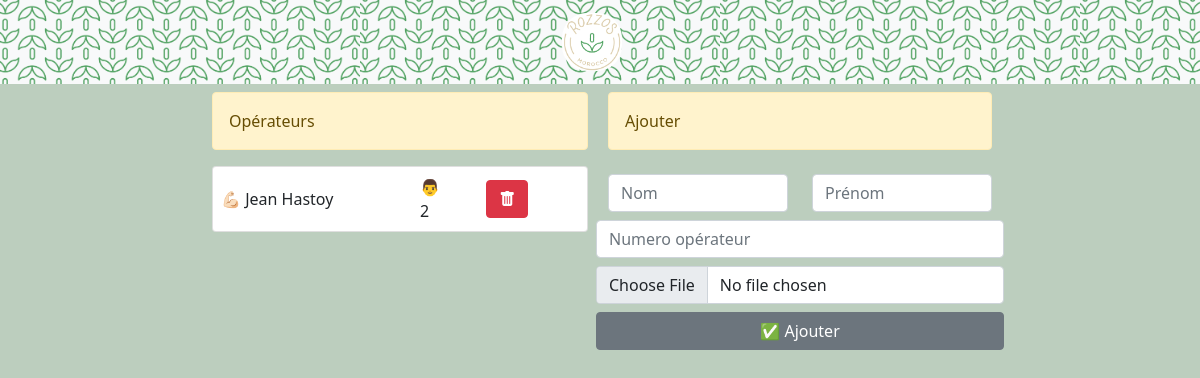
The page /workers on the database its author committed.
### app/models/worker.py (models this page shows)
class Worker(db.Model):
    __tablename__ = 'worker'
    id = db.Column(db.Integer, primary_key=True)
    first_name = db.Column(db.String(80), nullable=False)
    last_name = db.Column(db.String(80), nullable=False)
    num_worker = db.Column(db.Integer, nullable=False)
    tasks = db.relationship('BaseTask', backref='worker', lazy='select')

### app/workers.py (the view)
@bp_workers.route('', methods=['GET', 'POST'])
def index():
    from .models import Worker
    from main import db
    if request.method == 'POST':
        worker = Worker(first_name=request.form.get('first_name'), last_name=request.form.get('last_name'), num_worker=request.form.get('num_worker'))
        db.session.add(worker)
        db.session.commit()
    workers = Worker.query.order_by(Worker.num_worker).all()
    return render_template('workers.html', workers=workers)

### app/templates/workers.html
<!DOCTYPE html>
<html lang="fr">
  {% include 'head.html' %}
  <body>
    {% include 'nav_bar.html' %}
    <div class="container-fluid mt-2">
      <div class="row d-flex justify-content-center justify-content-center">
        <div class="col-md-4">
          <div class="alert alert-warning" role="alert">Opérateurs</div>
          {% for worker in workers%}
          <div class="card mt-2">
            <div class="row justify-content-between align-items-center">
              <div class="col-md-6 col-6">
                <div class="p-2 justify-content-center align-items-center">
                  💪🏻 {{worker.last_name}} {{worker.first_name}}
                </div>
              </div>
              <div class="col-md-2 col-2">
                <div class="p-2 justify-content-center align-items-center">
                  👨 {{worker.num_worker}}
                </div>
              </div>
              <div class="col-md-4 col-4">
                <div class="p-2 justify-content-center align-items-center">
                  <form
                    id="delete_worker_{{worker.id}}"
                    method="POST"
                    action="{{url_for('workers.delete', worker_id=worker.id)}}"
                  >
                    <button
                      form="delete_worker_{{worker.id}}"
                      type="submit"
                      class="btn btn-danger"
                    >
                      <i class="bi bi-trash-fill"></i>
                    </button>
                  </form>
                </div>
              </div>
            </div>
          </div>
          {% endfor %}
        </div>
        <div class="col-md-4 px-2">
          <div class="alert alert-warning" role="alert">Ajouter</div>
          <form method="POST" href="#">
            <div class="row justify-content-between align-items-center">
              <div class="col-md-6 mt-2">
                <input
                  required
                  type="text"
                  class="form-control"
                  placeholder="Nom"
                  name="last_name"
                />
              </div>
              <div class="col-md-6 mt-2">
                <input
                  required
                  type="text"
                  class="form-control"
                  placeholder="Prénom"
                  name="first_name"
                />
              </div>
            </div>
            <div class="row justify-content-center align-items-center mt-2">
              <input
                placeholder="Numero opérateur"
                type="number"
                class="form-control"
                name="num_worker"
              />
            </div>
            <div class="row justify-content-center align-items-center mt-2">
              <input accept="image/*" type="file" class="form-control" />
            </div>
            <div class="row justify-content-center align-items-center mt-2">
              <button class="btn btn-secondary" type="submit">
                ✅ Ajouter
              </button>
            </div>
          </form>
        </div>
      </div>
    </div>
  </body>
</html>

### app/templates/head.html (shortened to what this page needs)
{% block head %}
<head>
  <meta🎋 property="og:title" content="ROZZOS 🎋." />
  <link
    href="https://cdn.jsdelivr.net/npm/bootstrap@5.0.2/dist/css/bootstrap.min.css"
    rel="stylesheet"
  />
  <link
    rel="stylesheet"
    href="https://cdn.jsdelivr.net/npm/bootstrap-icons@1.8.3/font/bootstrap-icons.css"
  />
  <link rel="stylesheet" href="{{url_for('static', filename='style.css')}}" />
</head>
{% endblock %}

### app/templates/nav_bar.html
{% block nav_bar %}
<nav class="navbar navbar-light bg-light">
  <div class="container-fluid justify-content-center align-items-center">
    <a class="navbar-brand" href="{{url_for('index.index')}}">
      <img id='logo' src={{url_for('static', filename='images/logo.png')}}
      alt="" />
    </a>
  </div>
</nav>
{% endblock %}

### app/static/style.css (style rules this page uses)
.navbar { background-color: white; background-image: url("images/background.png"); background-repeat: repeat; background-size: 30%; }
body { background-color: #bccebe; }
#logo { background-color: white; width: 60px; border-radius: 25px; }

### rows shown on the page
Worker: last_name "Jean", first_name "Hastoy", num_worker "2"
